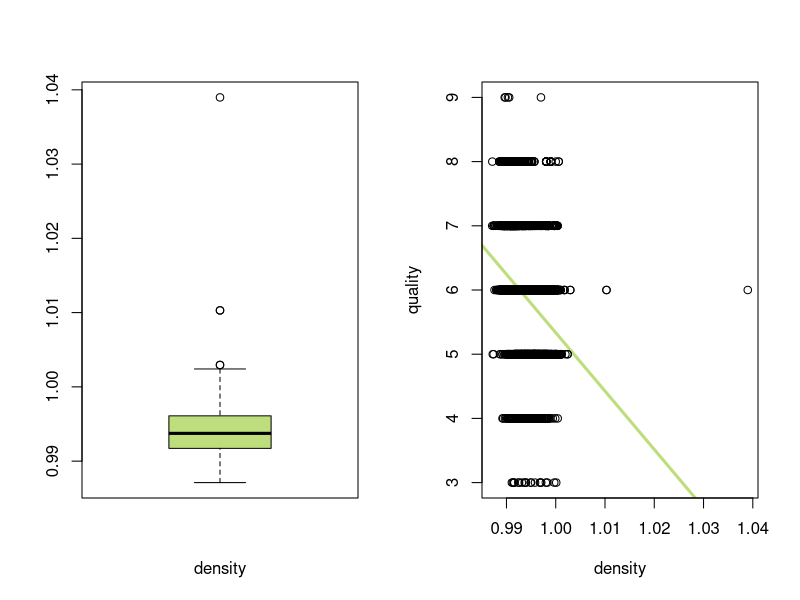
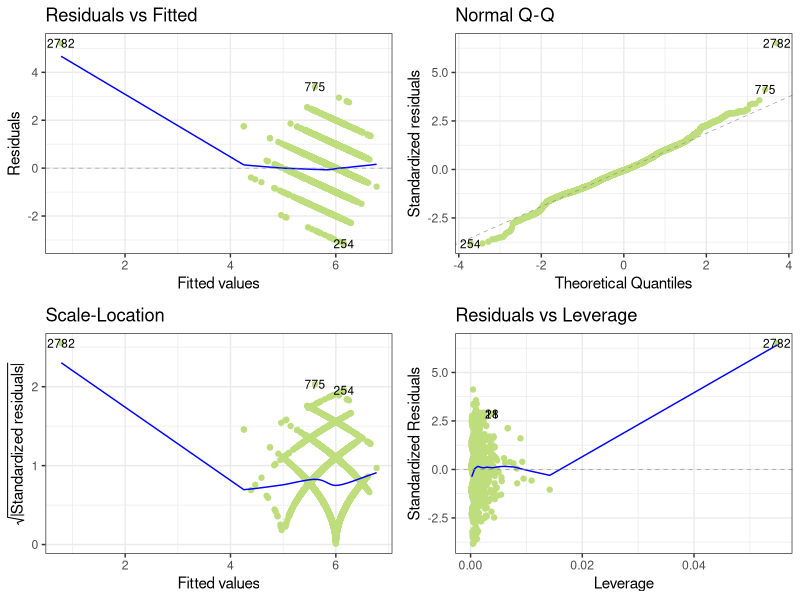

These charts were generated, in order, by the following R code:
## ---- chunk 1
knitr::opts_chunk$set(echo = FALSE)
library(dplyr)
library(data.table)
library(ggplot2)
library(ggfortify)

data <- fread('./data/prepared_data/wine_data.csv') %>%
  filter(type == 'white') %>% select(density, quality)
## ---- chunk 2
par(mfrow = c(1,2))
p1 <- boxplot(data$density, col = "#BEDE7E", xlab = "density")
p2 <- plot(data$density, data$quality, xlab = "density", ylab = "quality",
           abline(lm(quality ~ density, data = data),
                  lwd = 3, col = "#BEDE7E"))
## ---- chunk 3
data <- fread('./data/prepared_data/wine_data.csv') %>%
  filter(type == 'white') %>%
  select(-type)

## ---- chunk 4
my_model <- lm(quality ~ acidity + density + sulfates, data = data)
autoplot(my_model, ncol = 2, label.size = 3, colour = "#BEDE7E") + theme_bw()
## ---- chunk 5
my_model <- lm(quality ~ ., data = data)
predicted_value <- round(as.vector(predict(my_model, 
    newdata = data.frame(acidity = 0.7, alcohol = 12, 
                        chlorides = 0.2, density = 0.998,
                        sugar = 4.7, sulfates = 1.32))), digits = 1)
